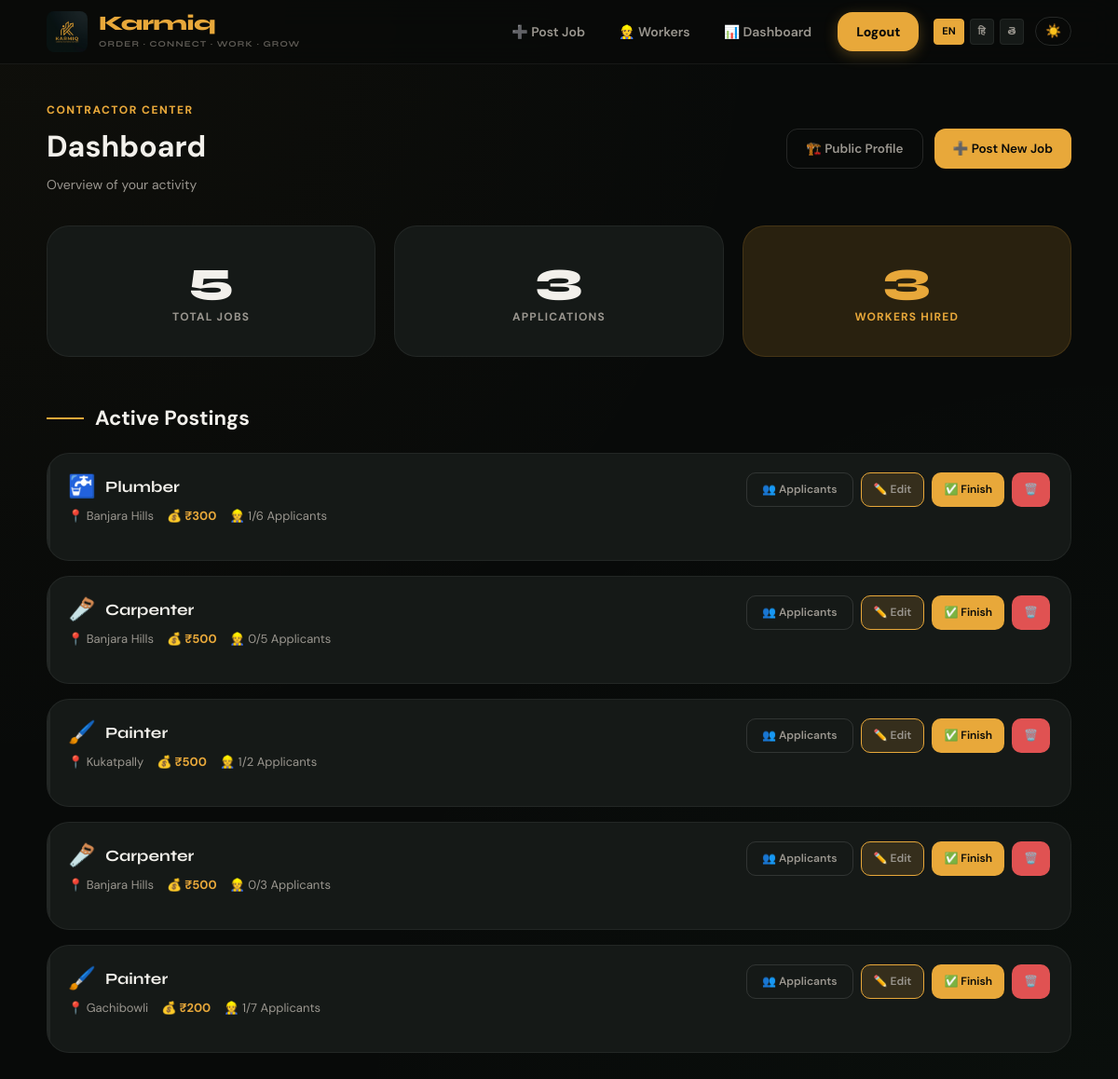
Screenshot of /dashboard/ (signed in) with the database file from the repository.
### jobs/models.py (models this page shows, shortened)
class Job(models.Model):
    title = models.CharField(max_length=200)
    salary = models.IntegerField()
    location = models.CharField(max_length=200)
    contractor = models.ForeignKey(User, on_delete=models.CASCADE)
    is_urgent = models.BooleanField(default=False)
    is_completed = models.BooleanField(default=False)
    timing = models.CharField(max_length=100, blank=True, null=True)
    job_date = models.DateField(null=True, blank=True)
    created_at = models.DateTimeField(default=timezone.now)
    image = models.ImageField(upload_to='job_images/', null=True, blank=True)
    max_workers = models.IntegerField(default=1)
    latitude = models.FloatField(null=True, blank=True)
    longitude = models.FloatField(null=True, blank=True)

### jobs/views.py (the view)
# urls.py: path('dashboard/', views.dashboard, name='dashboard'),
@custom_login_required
def dashboard(request):
    user_id = request.session.get('user_id')
    from users.models import User
    from django.db.models import Avg
    user = User.objects.get(id=user_id)
    if user.role == 'worker':
        applications = Application.objects.filter(worker=user).select_related('job')
        total_applied = applications.count()
        total_hired_count = applications.filter(status='hired').count()
        total_pending = applications.filter(status='applied').count()
        avg_rating = applications.filter(rating__isnull=False).aggregate(Avg('rating'))['rating__avg']
        return render(request, 'dashboard_worker.html', {
            'user': user,
            'applications': applications,
            'total_applied': total_applied,
            'total_hired': total_hired_count,
            'total_pending': total_pending,
            'avg_rating': avg_rating,
        })
    else:
        total_jobs = Job.objects.filter(contractor=user).count()
        total_applications = Application.objects.filter(job__contractor=user).count()
        total_hired = Application.objects.filter(job__contractor=user, status='hired').count()
        jobs = Job.objects.filter(contractor=user)
        return render(request, 'dashboard.html', {
            'user': user,
            'total_jobs': total_jobs,
            'total_applications': total_applications,
            'total_hired': total_hired,
            'jobs': jobs,
        })

### vrtp/context_processors.py (called while the page is built, shortened)
def language_context(request):
    lang = 'en'  # default
    user_id = request.session.get('user_id')
    if user_id:
        try:
            user = User.objects.get(id=user_id)
            if user.language in ('en', 'hi', 'te'):
                lang = user.language
        except User.DoesNotExist:
            pass
    qs_lang = request.GET.get('lang')
    if qs_lang in ('en', 'hi', 'te'):
        lang = qs_lang
    translations = get_translations(lang)
    nav_hired_count = 0
    return {
        'T': translations,
        'current_lang': lang,
        'nav_hired_count': nav_hired_count,
    }

### vrtp/translations.py (called while the page is built)
def get_translations(language_code):
    return TRANSLATIONS.get(language_code, TRANSLATIONS['en'])

### templates/dashboard.html (shortened to what this page needs)
{% extends 'base.html' %}
{% block content %}
<div class="main main-wide">
  <div class="ph" style="display:flex; justify-content:space-between; align-items:center; flex-wrap:wrap; gap:16px; margin-bottom:32px;">
    <div>
      <div style="font-size:12px; font-weight:800; color:var(--amber); text-transform:uppercase; letter-spacing:1.5px; margin-bottom:4px;">Contractor Center</div>
      <h1 style="margin:0;">{{ T.dashboard_title }}</h1>
      <p style="color:var(--t2); font-size:14px; margin-top:4px;">Overview of your activity</p>
    </div>
    <div style="display:flex; gap:12px;">
      <a href="/profile/{{ user.id }}/" class="btn btn-ghost" style="border-radius:12px; padding:10px 20px;">
        🏗️ Public Profile
      </a>
      <a href="/post-job/" class="btn btn-primary" style="border-radius:12px; padding:10px 20px;">
        ➕ Post New Job
      </a>
    </div>
  </div>
  <div style="display: grid; grid-template-columns: repeat(3, 1fr); gap: 20px; margin-bottom: 48px;">
    <div class="stat" style="padding:32px 24px; text-align:center;">
      <div class="stat-num" style="font-size:48px; line-height:1; margin-bottom:8px;">{{ total_jobs }}</div>
      <div class="stat-lbl" style="font-size:12px; font-weight:700; text-transform:uppercase;">Total Jobs</div>
    </div>
    <div class="stat" style="padding:32px 24px; text-align:center;">
      <div class="stat-num" style="font-size:48px; line-height:1; margin-bottom:8px;">{{ total_applications }}</div>
      <div class="stat-lbl" style="font-size:12px; font-weight:700; text-transform:uppercase;">Applications</div>
    </div>
    <div class="stat" style="padding:32px 24px; text-align:center; border-color:var(--amber-glo); background:var(--amber-glo);">
      <div class="stat-num" style="font-size:48px; line-height:1; margin-bottom:8px; color:var(--amber);">{{ total_hired }}</div>
      <div class="stat-lbl" style="font-size:12px; font-weight:700; color:var(--amber); text-transform:uppercase;">Workers Hired</div>
    </div>
  </div>
  <div class="ph" style="margin-bottom:20px; display:flex; align-items:center; gap:12px;">
    <div style="width:40px; height:2px; background:var(--amber);"></div>
    <h1 style="font-size:22px; margin:0;">Active Postings</h1>
  </div>
  <div style="display:flex; flex-direction:column; gap:16px">
    {% for job in jobs %}
      <div class="job-card" style="{% if job.is_completed %}opacity:0.6; filter:grayscale(0.5);{% endif %}">
        <div class="job-head">
          <div style="flex:1;">
            <div class="job-title" style="display:flex; align-items:center; gap:10px;">
              <span style="font-size:24px;">
                {% if job.title == "Mason" %}🧱{% elif job.title == "Carpenter" %}🪚{% elif job.title == "Plumber" %}🚰{% elif job.title == "Electrician" %}⚡{% elif job.title == "Painter" %}🖌️{% else %}👷{% endif %}
              </span>
              {{ job.title }}
            </div>
            <div style="font-size:13px; color:var(--t2); margin-top:6px; display:flex; flex-wrap:wrap; gap:14px;">
              <span>📍 {{ job.location }}</span>
              <span style="color:var(--amber); font-weight:700;">💰 ₹{{ job.salary }}</span>
              <span>👷 {{ job.application_set.count }}/{{ job.max_workers }} Applicants</span>
            </div>
          </div>
          <div style="display:flex; gap:8px; flex-wrap:wrap;">
            <a href="/applicants/{{ job.id }}/" class="btn btn-ghost btn-sm" style="padding:8px 16px;">👥 Applicants</a>
            {% if not job.is_completed %}
              <a href="/edit-job/{{ job.id }}/" class="btn btn-ghost btn-sm" style="background:var(--amber-glo); border-color:var(--amber);">✏️ Edit</a>
              <a href="/complete-job/{{ job.id }}/" class="btn btn-primary btn-sm" onclick="return confirm('Mark as completed?');">✅ Finish</a>
            {% endif %}
            <a href="/delete-job/{{ job.id }}/" class="btn btn-sm" style="background:var(--red); color:white;" onclick="return confirm('Delete this job?');">🗑️</a>
          </div>
        </div>
      </div>
    {% empty %}
      <div class="empty">
        <div class="empty-icon">📋</div>
        <p>No active job postings found.</p>
        <a href="/post-job/" class="btn btn-primary" style="margin-top:12px">➕ Post Your First Job</a>
      </div>
    {% endfor %}
  </div>
</div>
{% endblock %}

### templates/static/css/style.css (style rules this page uses)
:root { --bg: #080a09; --bg2: #0e1110; --surface: #151917; --surface2: #1e2421; --border: rgba(255, 255, 255, 0.06); --border2: rgba(255, 255, 255, 0.12); --amber: #e8a83a; --amber-d: #c48c2a; --amber-glo: rgba(232, 168, 58, 0.15); --green: #4caf6e; --teal: #3ec1a3; --red: #e05252; --t1: #f2f0eb; --t2: #9a968f; --t3: #5e5b55; --r-sm: 10px; --r-md: 16px; --r-lg: 24px; --r-xl: 32px; --shadow: 0 4px 20px rgba(0, 0, 0, 0.6), 0 12px 40px rgba(0, 0, 0, 0.4); --glass: backdrop-filter: blur(12px) saturate(180%); --fd: 'Syne', sans-serif; --fb: 'DM Sans', sans-serif; --transition: all 0.3s cubic-bezier(0.4, 0, 0.2, 1); }
*, *::before, *::after { box-sizing: border-box; margin: 0; padding: 0 }
html { scroll-behavior: smooth }
body { font-family: var(--fb); background: var(--bg); background-image: radial-gradient(circle at 0% 0%, rgba(232, 168, 58, 0.03) 0%, transparent 50%), radial-gradient(circle at 100% 100%, rgba(76, 175, 110, 0.03) 0%, transparent 50%); color: var(--t1); min-height: 100vh; line-height: 1.6; -webkit-font-smoothing: antialiased; overflow-x: hidden; }
.main { animation: pageFadeIn 0.5s cubic-bezier(0.4, 0, 0.2, 1) forwards; }
.main { animation: fadeIn 0.6s ease-out forwards; }
.main { flex: 1; max-width: 920px; width: 100%; margin: 0 auto; padding: 40px 20px 80px }
.main-wide { max-width: 1140px }
.job-card { background: var(--surface); border: 1px solid var(--border); border-radius: var(--r-lg); padding: 24px; transition: var(--transition); position: relative; overflow: hidden; }
.job-card::before { content: ''; position: absolute; inset: 0; background: radial-gradient(600px circle at var(--mouse-x) var(--mouse-y), rgba(232, 168, 58, 0.06), transparent 40%); opacity: 0; transition: opacity 0.5s; pointer-events: none; }
.job-head { display: flex; justify-content: space-between; align-items: flex-start; margin-bottom: 16px; gap: 12px; }
.job-title { font-family: var(--fd); font-size: 19px; font-weight: 700; color: var(--t1); }
.btn { display: inline-flex; align-items: center; justify-content: center; gap: 8px; padding: 12px 24px; border-radius: var(--r-md); font-weight: 700; text-decoration: none; font-size: 14px; transition: var(--transition); cursor: pointer; border: 1px solid transparent; }
.btn-primary { background: var(--amber); color: var(--bg); }
.btn-ghost { background: var(--surface2); color: var(--t1); border-color: var(--border2); }
.stat { background: var(--bg2); border: 1px solid var(--border); border-radius: var(--r-md); padding: 20px; text-align: left; }
.stat-num { font-size: 20px; font-weight: 700; color: var(--t1); line-height: 1; margin-bottom: 4px; }
.stat-lbl { font-size: 12px; font-weight: 500; color: var(--t2); }
.stat { background: var(--surface); border: 1px solid var(--border); border-radius: var(--r-lg); padding: 28px 24px; text-align: center; position: relative; overflow: hidden; transition: all .25s }
.stat::before { content: ''; position: absolute; top: 0; left: 0; right: 0; height: 2px }
.stat-num { font-family: var(--fd); font-size: 52px; font-weight: 800; line-height: 1; margin-bottom: 8px }
.stat-lbl { color: var(--t2); font-size: 11px; font-weight: 600; text-transform: uppercase; letter-spacing: 1.2px }
.job-card { background: var(--surface); border: 1px solid var(--border); border-radius: var(--r-lg); padding: 20px 22px; display: flex; flex-direction: column; gap: 10px; transition: all .22s; position: relative; overflow: hidden }
.job-card::after { content: ''; position: absolute; top: 0; left: 0; width: 3px; height: 100%; background: var(--border); transition: background .2s }
.job-head { display: flex; align-items: flex-start; justify-content: space-between; gap: 10px }
.job-title { font-family: var(--fd); font-size: 17px; font-weight: 700; color: var(--t1); line-height: 1.3 }
.btn { display: inline-flex; align-items: center; gap: 6px; justify-content: center; font-family: var(--fb); font-size: 13.5px; font-weight: 600; padding: 9px 18px; border-radius: var(--r-sm); border: none; cursor: pointer; text-decoration: none; transition: all .18s; white-space: nowrap }
.btn-primary { background: var(--amber); color: var(--bg) }
.btn-ghost { background: transparent; color: var(--t2); border: 1px solid var(--border2) }
.btn-sm { font-size: 12px; padding: 6px 13px }

### rows the page displays
Job: title "Plumber", location "Banjara Hills", salary "300", application_set.count "1", max_workers "6"
Job: title "Carpenter", location "Banjara Hills", salary "500", application_set.count "0", max_workers "5"
Job: title "Painter", location "Kukatpally", salary "500", application_set.count "1", max_workers "2"
Job: title "Carpenter", location "Banjara Hills", salary "500", application_set.count "0", max_workers "3"
Job: title "Painter", location "Gachibowli", salary "200", application_set.count "1", max_workers "7"

### other values shown
{{ T.nav_post_job }} "Post Job"
{{ T.nav_dashboard }} "Dashboard"
{{ T.nav_logout }} "Logout"
{{ T.dashboard_title }} "Dashboard"
{{ total_jobs }} "5"
{{ total_applications }} "3"
{{ total_hired }} "3"
